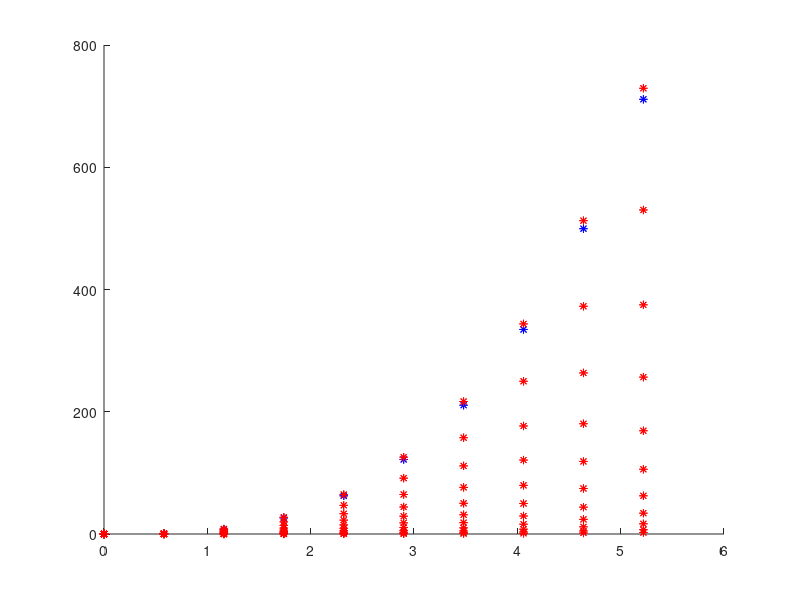

This chart was generated by the following MATLAB code:

%  Single layer ANN

function SL_ANN

clc;close all

Ninputs=2       % iejimu skaicius
Nneurons=5      % vienintelio sluoksnio neuronu skaicius  
Noutputs=1      % isejimu skaicius
NLearning=10    % apmokymo aibe

W0=ones(Nneurons,Ninputs)*0.1     % daugikliu matrica funkciju i neuronus is iejimu
W1=ones(Noutputs,Nneurons)*0.1     % daugikliu matrica funkciju i isejimus is neuronu
B0=zeros(Nneurons,1)*0.1           % pastovios dalys i neuronus

for i=1:Ninputs, aL(i,:)=[0:0.58:0.58*(NLearning-1)];end
for i=1:Noutputs, sL(i,1:NLearning)=Learning(aL(i,:)); end
aL
sL
figure(1);hold on;plot(aL,sL,'b*')

NF0=NeuronFunction(aL,W0,B0,@PhiNeuron);
s=OutputANN(NF0,W1)
psi0=TargetFunction(s,sL)

for i=1:100
    [DW1,DW0,DB0]=GradVector(aL,sL,s,W0,B0,W1,@PhiNeuron,@DphiNeuron)
    ds=0.05 ;
    W0=W0-DW0(:,:)*ds;
    B0=B0-DB0(:,:)*ds;
    W1=W1-DW1(:,:)*ds;
    NF0=NeuronFunction(aL,W0,B0,@PhiNeuron);
    s=OutputANN(NF0,W1)
    psi=TargetFunction(s,sL) 
    W0,B0,W1
    if psi<psi0, psi0=psi; else, break, end
        NF0=NeuronFunction(aL,W0,B0,@PhiNeuron);
        stest=OutputANN(NF0,W1)
        figure(1);hold on;plot(aL,stest,'r*')
    pause
end
end
    
function phi=PhiNeuron(a)     %     Neurono funkcija
% a -  i neurona ateinanti informacija is iejimo ir pastovios dalies
%  
phi=a.^3;
return
end

function dphi=DphiNeuron(a)   %     Neurono funkcijos isvestine
% a -  i neurona ateinanti informacija is iejimo ir pastovios dalies
%   
dphi=2*a.^2;
return, end

function s=OutputANN(NF0,W1)   %   ANN isejimo funkcija
% a  -  iejimas
% W0(Nneurons,Ninputs) -  perdavimo koeficientai is iejimu i neuronus
% W1(Noutputs,Nneurons) -  perdavimo koeficientai is neuronus i isejimus
% B0(Nneurons) -  neuronu iejimu pastovios dalys
% phiANN - neurono funkcijos vardas
% 
    s=W1*NF0;
return, end 

function sL=Learning(a)    %        ANN apmokymo funkcija
%   a  -  iejimu vektorius
% 
sL=5*a.^3;
% sL=a;
return, end

function [DW1,DW0,DB0]=GradVector(aL,sL,s,W0,B0,W1,PhiNeuron,DphiNeuron)    % Tikslo funkcijos gradientas
% aL,sL - apmokymo iejimau ir isejimau matricos, stulpeliai yra apmokymo atvejai
% s - esamo ANN atsakas i apmokymo iejimus
% W0(Nneurons,Ninputs) -  perdavimo koeficientai is iejimu i neuronus
% W1(Noutputs,Nneurons) -  perdavimo koeficientai is neuronu i isejimus
% B0(Nneurons) -  neuronu iejimu pastovios dalys
% phiANN - neurono funkcijos vardas
% ***********  skaiciuojama vienam isejimui D=[dF/dW1, dF/dW0, dF/dB0]
% ***********  kai isejimu daugiau D, turi kelias eilutes

disp('---------------------GradVector   pradeda')
Ninputs=size(W0,2)       % iejimu skaicius
Nneurons=size(W0,1)      % vienintelio sluoksnio neuronu skaicius  
Noutputs=size(W1,1)      % isejimu skaicius  
NLearning=size(aL,2)     % apmokymo aibes dydis  

if size(aL,2)~=size(sL,2), disp('nesuderinti aL ir sL stulpeliu skaiciai ');end

DB0=zeros( size(B0));DW0=zeros( size(W0));DW1=zeros( size(W1));

% for iii=1:Noutputs  %---------------------

    for k=1:NLearning 

for i=1:Nneurons
    zzz=zeros(1,Nneurons);zzz(i)=1;
    NF0=NeuronFunction(aL(:,k),W0,B0,PhiNeuron);
    DW1(i)=DW1(i)+OutputANN(NF0,zzz)*(s(k)-sL(k)); 
end

for j=1:Ninputs
    for i=1:Nneurons
        zzz=zeros(size(W0));
        deriv=DphiNeuron(W0(i,:)*aL(:,k)+B0(i))
        zzz(i,:)=deriv*aL(:,k)';
        DW0(i,:)=DW0(i,:)+OutputANN(zzz,W1)*(s(k)-sL(k)); 
    end
end


for i=1:Nneurons
        zzz=zeros(Nneurons,1);
        zzz(i)=DphiNeuron(aL(j,k)*W0(i,j)+B0(i));
        DB0(i)=DB0(i)+OutputANN(zzz,W1)*(s(k)-sL(k));
end
   
   
   
    end
    
    % gradiento normalizavimas:
    max(abs(DW1))
    max(max(abs(DW0)))
    max(abs(DB0))
    amax=max([max(abs(DW1)),max(max(abs(DW0))),max(abs(DB0))]);
    DW1=DW1/amax;  DW0=DW0/amax; DB0=DB0/amax;  
    
    
    
% end  %---------------------

return,end


function NF=NeuronFunction(a,W0,B0,PhiNeuron)

'NeuronFunction pradeda'
W0
B0
a
W0*a+B0
    NF=PhiNeuron(W0*a+B0);
return,end


function psi=TargetFunction(s,sL) 
% sL - apmokymo iejimau matrica, stulpeliai yra apmokymo atvejai
% s - esamo ANN atsakas i apmokymo iejimus
for iii=1:size(sL,1)
    psi(iii)=sum((s(iii,:)-sL(iii,:)).^2)/2; 
end
return,end
